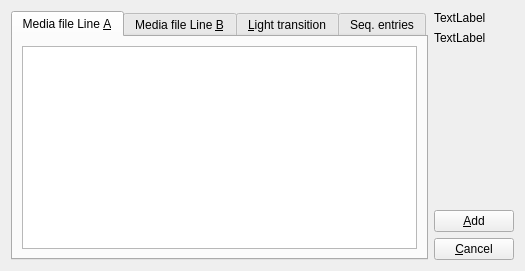
<?xml version="1.0" encoding="UTF-8"?>
<ui version="4.0">
 <class>ActionTargetSelectorDialog</class>
 <widget class="QWidget" name="ActionTargetSelectorDialog">
  <property name="geometry">
   <rect>
    <x>0</x>
    <y>0</y>
    <width>525</width>
    <height>271</height>
   </rect>
  </property>
  <property name="windowTitle">
   <string>Select target for script action</string>
  </property>
  <layout class="QGridLayout" name="gridLayout">
   <item row="0" column="1">
    <widget class="QLabel" name="iconHolder">
     <property name="text">
      <string notr="true">TextLabel</string>
     </property>
     <property name="textInteractionFlags">
      <set>Qt::NoTextInteraction</set>
     </property>
    </widget>
   </item>
   <item row="3" column="1">
    <widget class="QPushButton" name="addButton">
     <property name="text">
      <string>&amp;Add</string>
     </property>
    </widget>
   </item>
   <item row="0" column="0" rowspan="5">
    <widget class="QTabWidget" name="eventTypeTab">
     <property name="currentIndex">
      <number>0</number>
     </property>
     <widget class="QWidget" name="mediaTabA">
      <attribute name="title">
       <string>Media file Line &amp;A</string>
      </attribute>
      <layout class="QHBoxLayout" name="horizontalLayout_2">
       <item>
        <widget class="QListView" name="mediaListLineA"/>
       </item>
      </layout>
     </widget>
     <widget class="QWidget" name="mediaTabB">
      <attribute name="title">
       <string>Media file Line &amp;B</string>
      </attribute>
      <layout class="QGridLayout" name="gridLayout_2">
       <item row="0" column="0">
        <widget class="QListView" name="mediaListLineB"/>
       </item>
      </layout>
     </widget>
     <widget class="QWidget" name="lightTab">
      <attribute name="title">
       <string>&amp;Light transition</string>
      </attribute>
      <layout class="QHBoxLayout" name="horizontalLayout">
       <item>
        <widget class="QListView" name="lightList"/>
       </item>
      </layout>
     </widget>
     <widget class="QWidget" name="SequenceTab">
      <attribute name="title">
       <string>Seq. entries</string>
      </attribute>
      <layout class="QGridLayout" name="gridLayout_3">
       <item row="0" column="0">
        <widget class="QListView" name="sequenceEntryList"/>
       </item>
      </layout>
     </widget>
    </widget>
   </item>
   <item row="4" column="1">
    <widget class="QPushButton" name="cancelButton">
     <property name="text">
      <string>&amp;Cancel</string>
     </property>
    </widget>
   </item>
   <item row="2" column="1">
    <spacer name="verticalSpacer">
     <property name="orientation">
      <enum>Qt::Vertical</enum>
     </property>
     <property name="sizeHint" stdset="0">
      <size>
       <width>20</width>
       <height>40</height>
      </size>
     </property>
    </spacer>
   </item>
   <item row="1" column="1">
    <widget class="QLabel" name="lineLabel">
     <property name="text">
      <string>TextLabel</string>
     </property>
    </widget>
   </item>
  </layout>
 </widget>
 <resources/>
 <connections/>
</ui>
